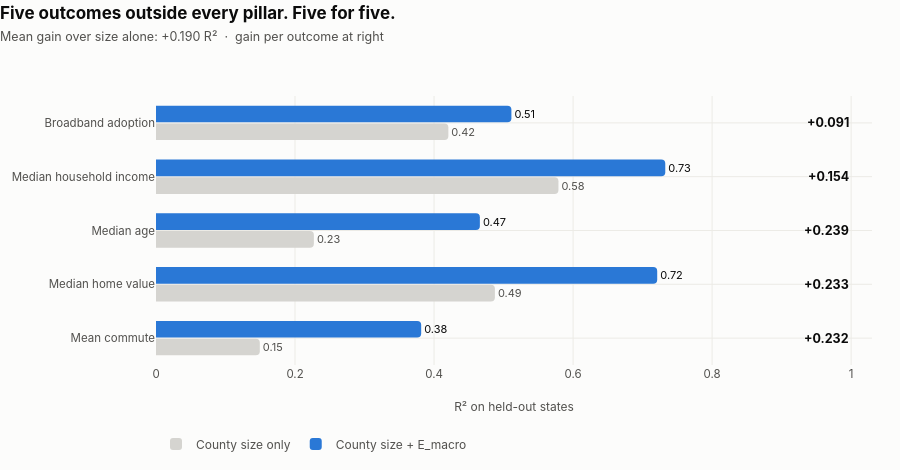

Notebook source saved alongside this figure:
### Markdown cell above
---

## 2. The rest of the week, in one line each

- **Grain moved from blocker to non-issue.** Monday's read said joining at market
  grain would destroy the signal; that was half a finding, and the other half
  reverses it. Net cost of a market-grain join: **0.022 R²**. Section 5.
- **The validation stopped being circular.** Everything before this week scored the
  pillars against each other. `E_macro` is now scored against five public outcomes
  outside all six pillars, on held-out states. Sections 3, 4 and 6.
- **Two pillars got cleaned up** — Source D's freight tonnages were county size in
  disguise, Source E's dollar totals likewise. Section 7.

---

## 3. Getting out of the circle

**The problem with every validation before this week:**

- All of them were **pillar against pillar** — predict one federal source's features
  from the other five.
- That measures whether six agencies agree with each other. It cannot say whether any
  of them is *useful*.
- Worse, the bias runs the wrong way: it penalises a source precisely for agreeing
  with the others.

**Why we can't just use a real label:** the project is scoped to public data only, so
no downstream label exists here.

**The substitute — five public outcomes no pillar measures:**

- Household broadband adoption, median household income, median age, median home
  value, mean commute time.
- All ACS. None constructed from any pillar's inputs.

**Built around one specific objection:**

- The consumer joins on DMA with millions of impressions per market, so it estimates a
  geographic fixed effect essentially for free — which makes any static geo-keyed
  feature look redundant.
- A fixed effect has exactly one weakness: **no parameter for a place it has never
  seen.**
- So: hold out whole states, compare against a model that knows only county size.
  That's the seam.

### Code cell
piv = (scores[scores.model.isin(["size", "size_emacro"])]
       .pivot(index="target", columns="model", values="r2_ablated").reindex(ORDER))
lift = (scores[scores.model.eq("size_emacro")]
        .set_index("target")["lift_over_size_ablated"].reindex(ORDER))
names = [LABELS[t] for t in ORDER][::-1]

fig = go.Figure()
for label, column, colour in (("County size only", "size", MUTED),
                              ("County size + E_macro", "size_emacro", BLUE)):
    fig.add_trace(go.Bar(
        y=names, x=piv[column][::-1], orientation="h", name=label,
        marker_color=colour, marker_cornerradius=4,
        text=[f"{v:.2f}" for v in piv[column][::-1]], textposition="outside",
        textfont=dict(size=11, color=INK2 if column == "size" else INK),
        hovertemplate=f"<b>%{{y}}</b><br>{label}: R² %{{x:.3f}}<extra></extra>",
    ))
for i, target in enumerate(ORDER[::-1]):
    fig.add_annotation(x=1.0, y=i, xref="x", yref="y", xanchor="right",
                       text=f"<b>+{lift[target]:.3f}</b>", showarrow=False,
                       font=dict(size=12.5, color=INK))

fig.update_xaxes(title_text="R² on held-out states", range=[0, 1.03])
fig.update_yaxes(showgrid=False)
style(fig, "Five outcomes outside every pillar. Five for five.",
      f"Mean gain over size alone: +{ext['mean_lift_over_size_ablated']:.3f} R²"
      "  ·  gain per outcome at right", height=470)
fig.show()

### Figure 1 — Plotly figure (JSON) as saved in the notebook; plotly's stock layout.template omitted (floating-point values rounded to 4 significant figures)
{"data": [{"hovertemplate": "<b>%{y}</b><br>County size only: R² %{x:.3f}<extra></extra>", "marker": {"color": "#d5d4d0", "cornerradius": 4}, "name": "County size only", "orientation": "h", "text": ["0.15", "0.49", "0.23", "0.58", "0.42"], "textfont": {"color": "#52514e", "size": 11}, "textposition": "outside", "type": "bar", "x": [0.1493, 0.4875, 0.2271, 0.5789, 0.4206], "y": ["Mean commute", "Median home value", "Median age", "Median household income", "Broadband adoption"]}, {"hovertemplate": "<b>%{y}</b><br>County size + E_macro: R² %{x:.3f}<extra></extra>", "marker": {"color": "#2a78d6", "cornerradius": 4}, "name": "County size + E_macro", "orientation": "h", "text": ["0.38", "0.72", "0.47", "0.73", "0.51"], "textfont": {"color": "#0b0b0b", "size": 11}, "textposition": "outside", "type": "bar", "x": [0.3815, 0.721, 0.4659, 0.7326, 0.5113], "y": ["Mean commute", "Median home value", "Median age", "Median household income", "Broadband adoption"]}], "layout": {"annotations": [{"font": {"color": "#0b0b0b", "size": 12.5}, "showarrow": false, "text": "<b>+0.232</b>", "x": 1.0, "xanchor": "right", "xref": "x", "y": 0, "yref": "y"}, {"font": {"color": "#0b0b0b", "size": 12.5}, "showarrow": false, "text": "<b>+0.233</b>", "x": 1.0, "xanchor": "right", "xref": "x", "y": 1, "yref": "y"}, {"font": {"color": "#0b0b0b", "size": 12.5}, "showarrow": false, "text": "<b>+0.239</b>", "x": 1.0, "xanchor": "right", "xref": "x", "y": 2, "yref": "y"}, {"font": {"color": "#0b0b0b", "size": 12.5}, "showarrow": false, "text": "<b>+0.154</b>", "x": 1.0, "xanchor": "right", "xref": "x", "y": 3, "yref": "y"}, {"font": {"color": "#0b0b0b", "size": 12.5}, "showarrow": false, "text": "<b>+0.091</b>", "x": 1.0, "xanchor": "right", "xref": "x", "y": 4, "yref": "y"}], "bargap": 0.34, "bargroupgap": 0.06, "font": {"color": "#0b0b0b", "family": "-apple-system, BlinkMacSystemFont, Segoe UI, Helvetica, Arial, sans-serif", "size": 13}, "height": 470, "hoverlabel": {"bgcolor": "white", "bordercolor": "#ecebe6", "font": {"family": "-apple-system, BlinkMacSystemFont, Segoe UI, Helvetica, Arial, sans-serif", "size": 12.5}}, "legend": {"bgcolor": "rgba(0,0,0,0)", "font": {"color": "#52514e", "size": 12}, "orientation": "h", "x": 0, "y": -0.24, "yanchor": "top"}, "margin": {"b": 104, "l": 12, "r": 28, "t": 96}, "paper_bgcolor": "#fcfcfb", "plot_bgcolor": "#fcfcfb", "showlegend": true, "title": {"font": {"color": "#0b0b0b", "size": 17}, "text": "<b>Five outcomes outside every pillar. Five for five.</b><br><span style='font-size:12.5px;color:#52514e'>Mean gain over size alone: +0.190 R²  ·  gain per outcome at right</span>", "x": 0, "xanchor": "left", "y": 0.96, "yanchor": "top"}, "xaxis": {"automargin": true, "gridcolor": "#ecebe6", "gridwidth": 1, "range": [0, 1.03], "showgrid": true, "showline": false, "tickfont": {"color": "#52514e", "size": 11.5}, "ticks": "", "title": {"font": {"color": "#52514e", "size": 12}, "text": "R² on held-out states"}, "zeroline": false}, "yaxis": {"automargin": true, "gridcolor": "#ecebe6", "gridwidth": 1, "showgrid": true, "showline": false, "tickfont": {"color": "#52514e", "size": 11.5}, "ticks": "", "title": {"font": {"color": "#52514e", "size": 12}}, "zeroline": false}}}
